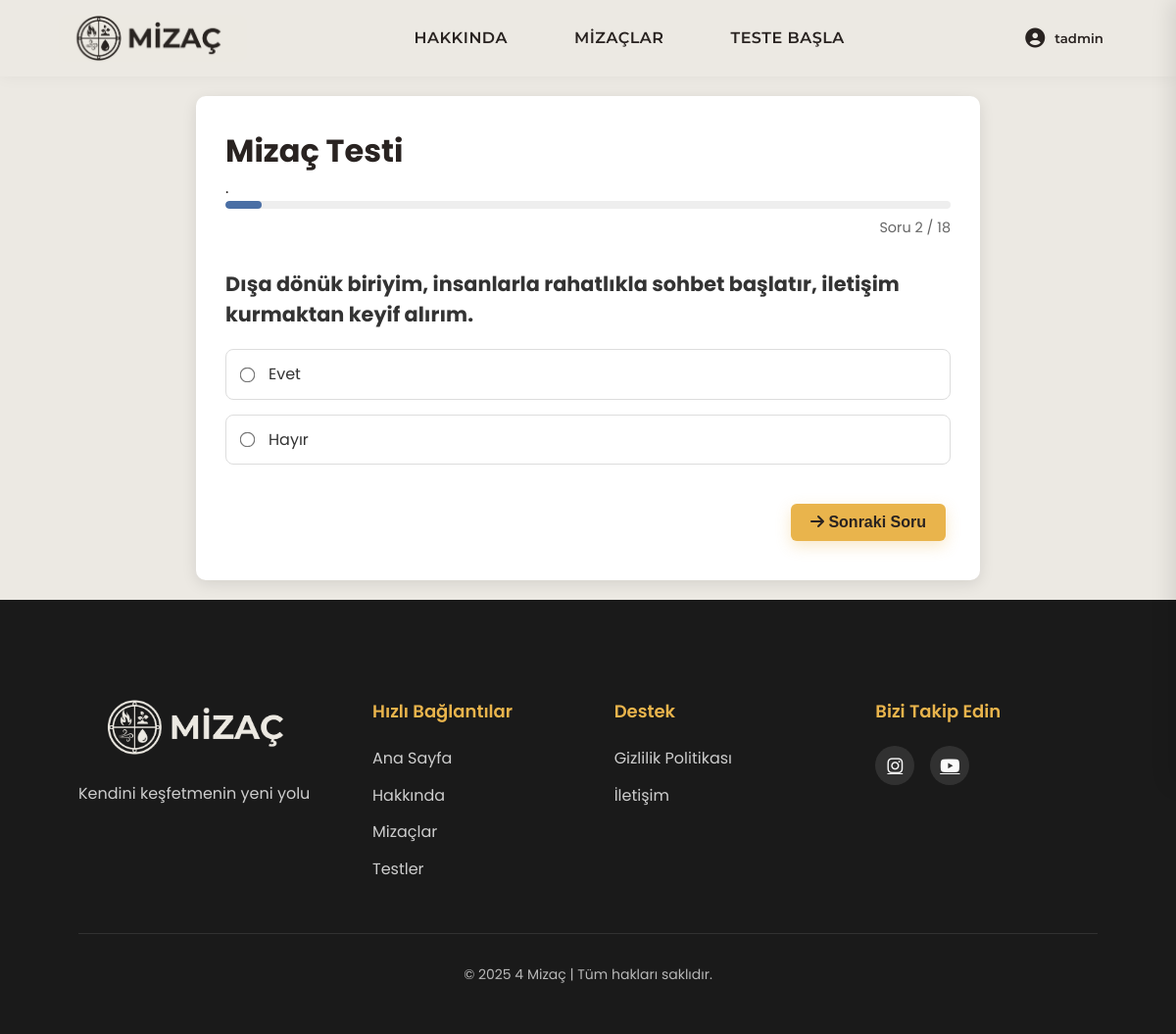
The page /testing_algorithm/tests/1/1/ (signed in) on the database its author committed.
### testing_algorithm/models.py (models this page shows, shortened)
class Test(models.Model):
    title = models.CharField(max_length=200)
    description = models.TextField()

class Question(models.Model):
    test = models.ForeignKey(Test, on_delete=models.CASCADE, related_name='questions')
    text = models.TextField()
    QUESTION_TYPE_CHOICES = [
        ('WARM', 'Sıcak/Soğuk Sorusu'),
        ('WARM_MOIST', 'Sıcak Mizaçlar için Nemli/Kuru Sorusu'),
        ('COLD_MOIST', 'Soğuk Mizaçlar için Nemli/Kuru Sorusu'),
    ]
    question_type = models.CharField(max_length=10, choices=QUESTION_TYPE_CHOICES, default='WARM')
    order = models.PositiveIntegerField(default=0)

class Choice(models.Model):
    question = models.ForeignKey(Question, on_delete=models.CASCADE, related_name='choices')
    text = models.CharField(max_length=200)
    warm_score = models.IntegerField(default=0)  # Sıcak puanı
    cold_score = models.IntegerField(default=0)  # Soğuk puanı
    moist_score = models.IntegerField(default=0)  # Nemli puanı
    dry_score = models.IntegerField(default=0)   # Kuru puanı

### testing_algorithm/views.py (the view, shortened to what this page needs)
# urls.py: path('tests/<int:test_id>/<int:question_index>/', views.take_test, name='take_test'),
@login_required
def take_test(request, test_id, question_index=0):
    test = get_object_or_404(Test, id=test_id)
    if 'test_phase' not in request.session:
        request.session['test_phase'] = 'WARM'
        request.session['warm_score'] = 0
        request.session['cold_score'] = 0
        request.session['moist_score'] = 0
        request.session['dry_score'] = 0
        request.session['test_answers'] = {}
        request.session.modified = True
    warm_questions = list(test.questions.filter(question_type='WARM').order_by('order'))
    warm_questions_count = len(warm_questions)
    warm_moist_questions = list(test.questions.filter(question_type='WARM_MOIST').order_by('order'))
    cold_moist_questions = list(test.questions.filter(question_type='COLD_MOIST').order_by('order'))
    current_phase = request.session.get('test_phase')
    if current_phase == 'WARM_MOIST':
        total_questions = warm_questions_count + len(warm_moist_questions)
        moist_questions = warm_moist_questions
    elif current_phase == 'COLD_MOIST':
        total_questions = warm_questions_count + len(cold_moist_questions)
        moist_questions = cold_moist_questions
    else:
        total_questions = warm_questions_count + len(warm_moist_questions)
        moist_questions = []
    if current_phase == 'WARM':
        if question_index < warm_questions_count:
            current_question = warm_questions[question_index]
        else:
            return redirect('take_test', test_id=test_id, question_index=warm_questions_count)
    choices = Choice.objects.filter(question=current_question)
    progress_percentage = int((question_index / total_questions) * 100) if total_questions > 0 else 0
    phase_display = {
        'WARM': 'Sıcak/Soğuk Özellikleri',
        'WARM_MOIST': 'Sıcak Mizaçlar için Kuru/Nemli Özellikleri',
        'COLD_MOIST': 'Soğuk Mizaçlar için Kuru/Nemli Özellikleri'
    }.get(current_phase, 'Test Soruları')
    return render(request, 'testing_algorithm/take_test.html', {
        'test': test,
        'current_question': current_question,
        'choices': choices,
        'question_index': question_index,
        'total_questions': total_questions,
        'progress_percentage': progress_percentage,
        'phase': phase_display
    })

### templates/testing_algorithm/take_test.html (shortened to what this page needs)
{% extends 'base.html' %}
{% load static %}
{% block extra_css %}
<link rel="stylesheet" href="{% static 'css/test.css' %}">
{% endblock %}
{% block content %}
<div class="container">
  <div class="test-container">
    <h1>{{ test.title }}</h1>
    <p class="test-description">{{ test.description }}</p>
    <div class="test-progress">
      <div class="progress-bar">
        <div class="progress-fill" style="width: {{ progress_percentage }}%"></div>
      </div>
      <p class="progress-text">Soru {{ question_index|add:1 }} / {{ total_questions }}</p>
    </div>
    <form method="post" class="test-form">
      <div class="question-container">
        <h3 class="question-text">{{ current_question.text }}</h3>
        <div class="choices-container">
          {% for choice in choices %}
            <label class="choice-label">
              <input type="radio" name="choice" value="{{ choice.id }}" required>
              <span class="choice-text">{{ choice.text }}</span>
            </label>
          {% endfor %}
        </div>
      </div>
      <div class="form-buttons">
        <button type="submit" class="btn btn-primary">
          {% if question_index < total_questions|add:-1 %}
            <i class="fas fa-arrow-right"></i> Sonraki Soru
          {% else %}
            <i class="fas fa-check"></i> Testi Tamamla
          {% endif %}
        </button>
      </div>
    </form>
  </div>
</div>
{% endblock %}

### templates/base.html (shortened to what this page needs)
{% load static %}
<!DOCTYPE html>
<html lang="tr">
<head>
    {% load static %}
    <link rel="stylesheet" href="{% static 'css/base.css' %}">
    {% block extra_css %}{% endblock %}
    <link href="https://cdnjs.cloudflare.com/ajax/libs/font-awesome/6.4.0/css/all.min.css" rel="stylesheet">
</head>
<body>
    <div class="page-container">
        <header class="nav-container">
            <div class="header-content">
                <a href="{% url 'index' %}" class="logo">
                    <img src="{% static 'images/logo.jpg' %}" alt="MİZAÇ" class="logo-img">
                </a>
                <nav class="nav-links">
                    <a href="{% url 'about' %}" class="nav-item">HAKKINDA</a>
                    <a href="{% url 'temperaments' %}" class="nav-item">MİZAÇLAR</a>
                    <a href="{% url 'test_list' %}" class="nav-item">TESTE BAŞLA</a>
                </nav>
                {% if user.is_authenticated %}
                <div class="profile-container">
                    <button class="profile-button">
                        <i class="fas fa-user-circle"></i>
                        <span class="username-display">{{ user.username }}</span>
                    </button>
                </div>
                {% else %}
                    <a href="{% url 'login' %}" class="login-button"><i class="fas fa-sign-in-alt"></i> GİRİŞ YAP</a>
                {% endif %}
            </div>
        </header>
        <main>
            {% block content %}{% endblock %}
        </main>
        <footer>
            <div class="container">
                <div class="footer-content">
                    <div class="footer-logo">
                        <img src="{% static 'images/l2.jpg' %}" alt="MİZAÇ" class="footer-logo-img">
                        <p>Kendini keşfetmenin yeni yolu</p>
                    </div>
                    <div class="footer-links">
                        <div class="footer-column">
                            <h3>Hızlı Bağlantılar</h3>
                            <ul>
                                <li><a href="{% url 'index' %}">Ana Sayfa</a></li>
                                <li><a href="{% url 'about' %}">Hakkında</a></li>
                                <li><a href="{% url 'temperaments' %}">Mizaçlar</a></li>
                                <li><a href="{% url 'test_list' %}">Testler</a></li>
                            </ul>
                        </div>
                        <div class="footer-column">
                            <h3>Destek</h3>
                            <ul>
                                <li><a href="#">Gizlilik Politikası</a></li>
                                <li><a href="{% url 'about' %}">İletişim</a></li>
                            </ul>
                        </div>
                    </div>
                    <div class="footer-social">
                        <h3>Bizi Takip Edin</h3>
                        <div class="social-icons">
                            <a href="#" aria-label="Instagram"><i class="fab fa-instagram"></i></a>
                            <a href="#" aria-label="Youtube"><i class="fab fa-youtube"></i></a>
                        </div>
                    </div>
                </div>
                <div class="footer-bottom">
                    <p>&copy; 2025 4 Mizaç | Tüm hakları saklıdır.</p>
                </div>
            </div>
        </footer>
    </div>
</body>
</html>

### static/css/base.css (style rules this page uses)
* { margin: 0; padding: 0; box-sizing: border-box; }
:root { --primary-color: #292321; --secondary-color: #ece9e3; --accent-color: #e9b44c; --text-color: #292321; --light-text: #fafafa; --dark-bg: #1a1a1a; --border-radius: 16px; --card-radius: 20px; --box-shadow: 0 10px 30px rgba(0, 0, 0, 0.07); --card-shadow: 0 15px 35px rgba(0, 0, 0, 0.08); --transition: all 0.3s cubic-bezier(0.25, 0.8, 0.25, 1); }
body { font-family: 'Poppins', sans-serif; background-color: var(--secondary-color); color: var(--text-color); max-width: 100vw; overflow-x: hidden; line-height: 1.6; }
html, body { height: 100%; }
.page-container { display: flex; flex-direction: column; min-height: 100vh; }
.container { width: 90%; max-width: 1200px; margin: 0 auto; padding: 20px; }
.nav-container { display: flex; justify-content: space-between; align-items: center; padding: 15px 5%; background-color: #ece9e3; backdrop-filter: blur(10px); box-shadow: 0 2px 15px rgba(0, 0, 0, 0.04); position: sticky; top: 0; z-index: 1000; transition: var(--transition); }
.header-content { display: flex; justify-content: space-between; align-items: center; width: 100%; }
.logo { display: flex; align-items: center; }
.logo-img { height: 48px; width: auto; border-radius: 10px; transition: var(--transition); }
.nav-links { display: flex; gap: 36px; }
.nav-item, .login-button { font-family: 'Montserrat', sans-serif; font-weight: 600; text-decoration: none; color: var(--primary-color); padding: 8px 16px; transition: var(--transition); position: relative; letter-spacing: 0.5px; }
.nav-item::after, .login-button::after { content: ''; position: absolute; width: 0; height: 2px; bottom: 0; left: 50%; background-color: var(--accent-color); transition: var(--transition); transform: translateX(-50%); }
.profile-container { position: relative; }
.profile-button { display: flex; align-items: center; gap: 10px; background: none; border: 2px solid transparent; border-radius: var(--border-radius); cursor: pointer; padding: 8px 12px; transition: var(--transition); color: var(--primary-color); }
.profile-button i { font-size: 20px; color: var(--primary-color); }
.username-display { font-weight: 600; color: var(--primary-color); font-family: 'Montserrat', sans-serif; }
footer { background-color: var(--dark-bg); color: var(--light-text); padding: 80px 0 30px; margin-top: auto; }
.footer-content { display: grid; grid-template-columns: 1fr 2fr 1fr; gap: 60px; max-width: 1200px; margin: 0 auto; padding-bottom: 40px; border-bottom: 1px solid rgba(255, 255, 255, 0.1); }
.footer-logo { display: flex; flex-direction: column; gap: 15px; }
.footer-logo-img { height: 60px; border-radius: 10px; }
.footer-logo p { font-size: 16px; opacity: 0.8; margin-top: 10px; }
.footer-links { display: grid; grid-template-columns: repeat(2, 1fr); gap: 40px; }
.footer-column h3 { font-size: 18px; margin-bottom: 20px; color: var(--accent-color); font-weight: 600; }
.footer-column ul { list-style: none; }
.footer-column ul li { margin-bottom: 12px; }
.footer-column ul li a { color: var(--light-text); text-decoration: none; transition: var(--transition); opacity: 0.8; }
.footer-social h3 { font-size: 18px; margin-bottom: 20px; color: var(--accent-color); font-weight: 600; }
.social-icons { display: flex; gap: 16px; margin-top: 15px; }
.social-icons a { color: var(--light-text); font-size: 18px; transition: var(--transition); background-color: rgba(255, 255, 255, 0.1); border-radius: 50%; width: 40px; height: 40px; display: flex; align-items: center; justify-content: center; }
.footer-bottom { text-align: center; padding-top: 30px; font-size: 14px; opacity: 0.7; }
.btn { padding: 12px 25px; border-radius: 30px; border: none; font-weight: 600; cursor: pointer; transition: var(--transition); text-decoration: none; display: inline-block; text-align: center; font-size: 1rem; margin: 10px 5px; min-width: 150px; }
.btn-primary { background-color: var(--accent-color); color: var(--primary-color); box-shadow: 0 5px 15px rgba(233, 180, 76, 0.3); }

### rows shown on the page
Test: title "Mizaç Testi", description "."
Question: text "Dışa dönük biriyim, insanlarla rahatlıkla sohbet başlatır, iletişim kurmaktan keyif alırım."
Choice: text "Evet"
Choice: text "Hayır"

### other values the page prints
{{ user.username }} "tadmin"
{{ question_index|add:1 }} "2"
{{ total_questions }} "18"
